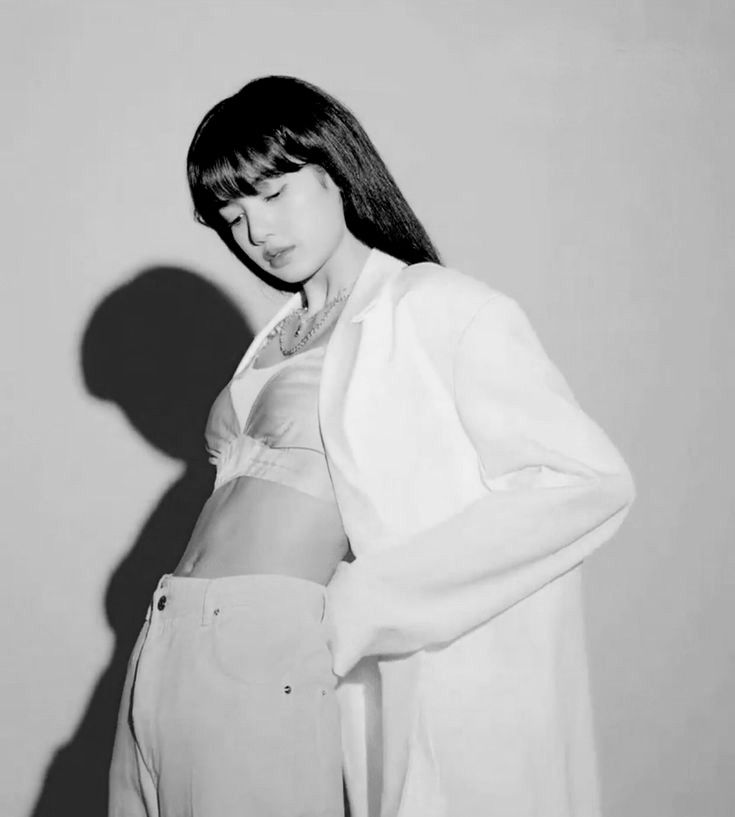
#> input picture 1.Computer Vision Basic/Color Spaces/Image Used/lisa.jpg, 735 x 817 px, found by its file name
$ jupyter execute 'Color Spaces .ipynb'   (shell and % lines are left out)
#> lines starting #> are read from the running program, lines starting #| are printed output that depends on the picture
[cell 1]
import cv2
import numpy as np
import matplotlib.pyplot as plt

[cell 2]
import warnings
warnings.filterwarnings('ignore')

[cell 3]
image = cv2.imread(r'C:\Users\DELL\Desktop\python project\open cv2\New folder (21)\lisa.jpg')
#> image is the input picture: shape (817, 735, 3); min 0, max 242, mean 178.6
plt.imshow(cv2.cvtColor(image, cv2.COLOR_BGR2RGB))
plt.title('Lisa')
plt.show()

### Color Spaces :

Color spaces are mathematical models used to represent colors in a way that makes it easier to manipulate and analyze them. Different color spaces have different properties and are designed to suit specific purposes.

#### RGB ( Red, Green, Blue ) :

RGB is the most common color space used for electronic displays and digital imaging. It represents colors as combinations of red, green, and blue primary colors. Each pixel in an RGB image is made up of three values that indicate the intensity of each primary color. This color space is additive, meaning that mixing all three colors at full intensity produces white.

[cell 4]
blue_channel = image[:, :, 0]

blue_image = np.zeros_like(image)
blue_image[:, :, 0] = blue_channel
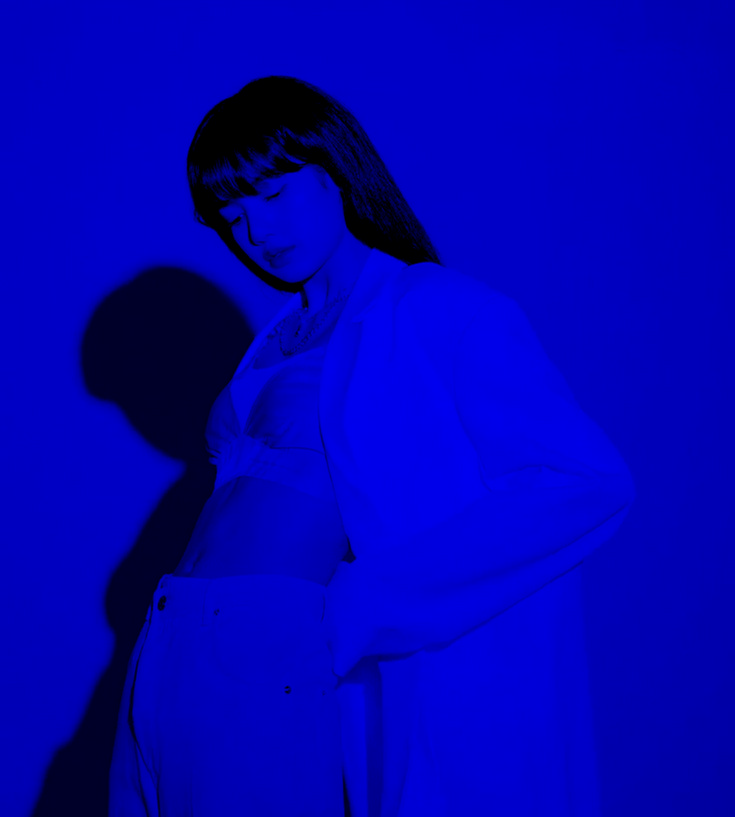
#> blue_image: shape (817, 735, 3); mean of channels 0, 1, 2 178.6, 0, 0; drawn as B, G, R

plt.imshow(cv2.cvtColor(blue_image, cv2.COLOR_BGR2RGB))
plt.title('Blue Lisa')
plt.show()
cv2.imwrite('blue_lisa.png', blue_image)
#> Out = True

[cell 5]
red_channel = image[:, :, 2]

red_image = np.zeros_like(image)
red_image[:, :, 2] = red_channel


plt.imshow(cv2.cvtColor(red_image, cv2.COLOR_BGR2RGB))
plt.title('Red Lisa')
plt.show()
cv2.imwrite('red_lisa.png', red_image)
#> Out = True

[cell 6]
green_channel = image[:, :, 1]

green_image = np.zeros_like(image)
green_image[:, :, 1] = green_channel
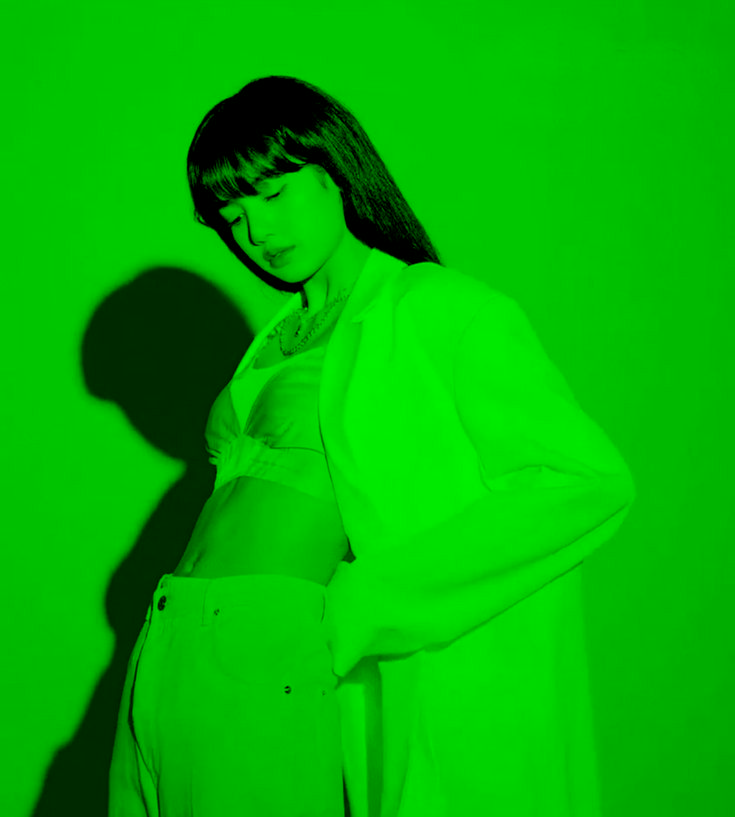
#> green_image: shape (817, 735, 3); mean of channels 0, 1, 2 0, 178.6, 0; drawn as B, G, R

plt.imshow(cv2.cvtColor(green_image, cv2.COLOR_BGR2RGB))
plt.title('Green Lisa')
plt.show()
cv2.imwrite('green_lisa.png', green_image)
#> Out = True
